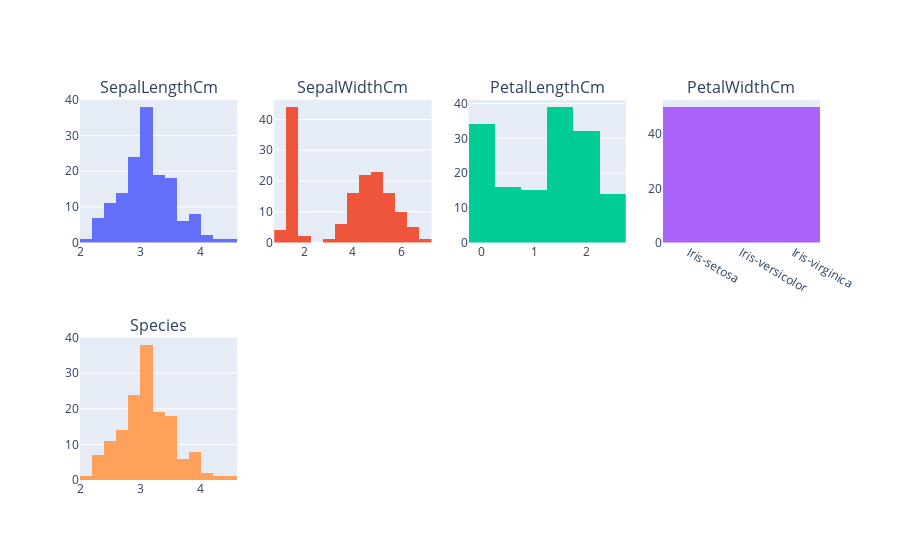

This figure's notebook cell:
### Code cell
from plotly.subplots import make_subplots
import plotly.graph_objects as go

ncols = 4
nrows = (len(df.columns) // ncols) + 1
fig = make_subplots(rows=nrows, cols=ncols, subplot_titles=titles)

col_loc = 0
for row in range(1, nrows + 1):
    for i in range(1, ncols + 1):
        if col_loc == len(df.columns):
            break

        fig.add_trace(go.Histogram(x=df[df.columns[i]], showlegend=False), row=row, col=i)
        col_loc += 1

fig.show()

### Figure 1 — Plotly figure (JSON) as saved in the notebook; plotly's stock layout.template omitted (floating-point values rounded to 4 significant figures; data arrays with more than 128 entries replaced by an {"elided": "..."} marker saying what was removed)
{"data": [{"showlegend": false, "type": "histogram", "x": {"elided": "150 float values"}, "xaxis": "x", "yaxis": "y"}, {"showlegend": false, "type": "histogram", "x": {"elided": "150 float values"}, "xaxis": "x2", "yaxis": "y2"}, {"showlegend": false, "type": "histogram", "x": {"elided": "150 float values"}, "xaxis": "x3", "yaxis": "y3"}, {"showlegend": false, "type": "histogram", "x": {"elided": "150 str values"}, "xaxis": "x4", "yaxis": "y4"}, {"showlegend": false, "type": "histogram", "x": {"elided": "150 float values"}, "xaxis": "x5", "yaxis": "y5"}], "layout": {"annotations": [{"font": {"size": 16}, "showarrow": false, "text": "SepalLengthCm", "x": 0.1062, "xanchor": "center", "xref": "paper", "y": 1, "yanchor": "bottom", "yref": "paper"}, {"font": {"size": 16}, "showarrow": false, "text": "SepalWidthCm", "x": 0.3688, "xanchor": "center", "xref": "paper", "y": 1, "yanchor": "bottom", "yref": "paper"}, {"font": {"size": 16}, "showarrow": false, "text": "PetalLengthCm", "x": 0.6313, "xanchor": "center", "xref": "paper", "y": 1, "yanchor": "bottom", "yref": "paper"}, {"font": {"size": 16}, "showarrow": false, "text": "PetalWidthCm", "x": 0.8938, "xanchor": "center", "xref": "paper", "y": 1, "yanchor": "bottom", "yref": "paper"}, {"font": {"size": 16}, "showarrow": false, "text": "Species", "x": 0.1062, "xanchor": "center", "xref": "paper", "y": 0.375, "yanchor": "bottom", "yref": "paper"}], "xaxis": {"anchor": "y", "domain": [0, 0.2125]}, "xaxis2": {"anchor": "y2", "domain": [0.2625, 0.475]}, "xaxis3": {"anchor": "y3", "domain": [0.525, 0.7375]}, "xaxis4": {"anchor": "y4", "domain": [0.7875, 1]}, "xaxis5": {"anchor": "y5", "domain": [0, 0.2125]}, "xaxis6": {"anchor": "y6", "domain": [0.2625, 0.475]}, "xaxis7": {"anchor": "y7", "domain": [0.525, 0.7375]}, "xaxis8": {"anchor": "y8", "domain": [0.7875, 1]}, "yaxis": {"anchor": "x", "domain": [0.625, 1]}, "yaxis2": {"anchor": "x2", "domain": [0.625, 1]}, "yaxis3": {"anchor": "x3", "domain": [0.625, 1]}, "yaxis4": {"anchor": "x4", "domain": [0.625, 1]}, "yaxis5": {"anchor": "x5", "domain": [0, 0.375]}, "yaxis6": {"anchor": "x6", "domain": [0, 0.375]}, "yaxis7": {"anchor": "x7", "domain": [0, 0.375]}, "yaxis8": {"anchor": "x8", "domain": [0, 0.375]}}}
